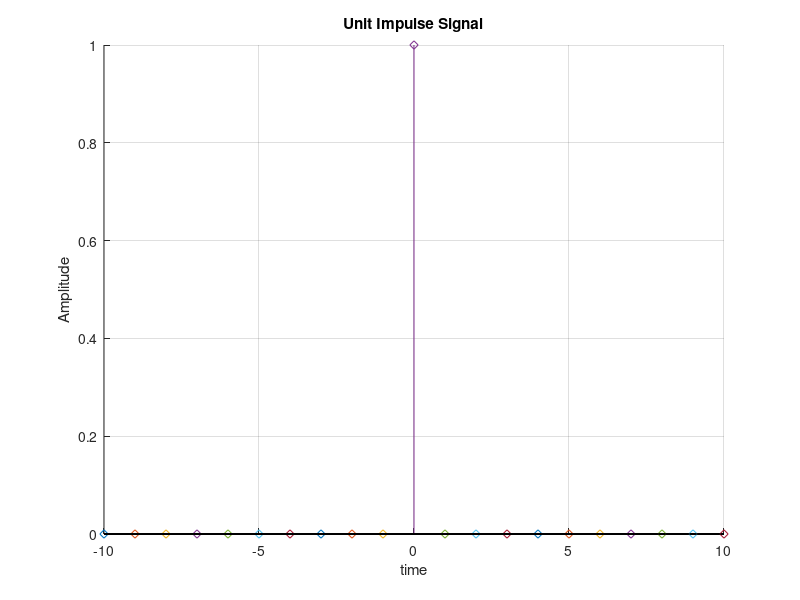

MATLAB code for this plot:
%To plot the Unit Step Signal
hold on;
for t=-10:10
   if t==0
       stem(t,1,'d');
   else
       stem(t,0,'d');
   end;
end;

%making the graph illustrative
xlabel('time');
ylabel('Amplitude');
title('Unit Impulse Signal');
grid on;